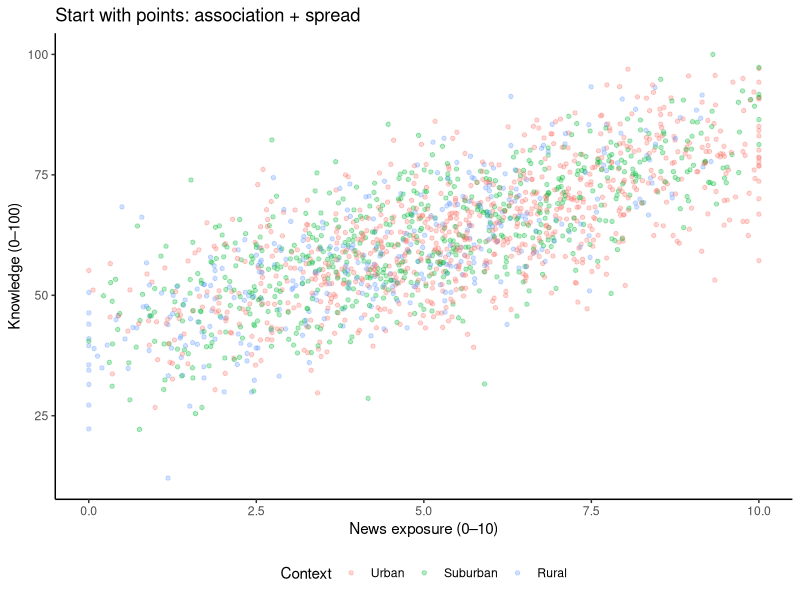
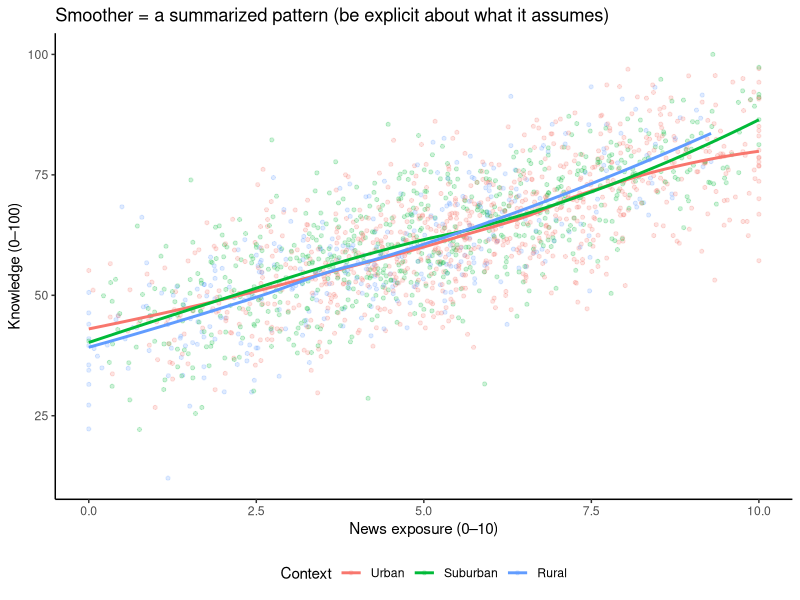
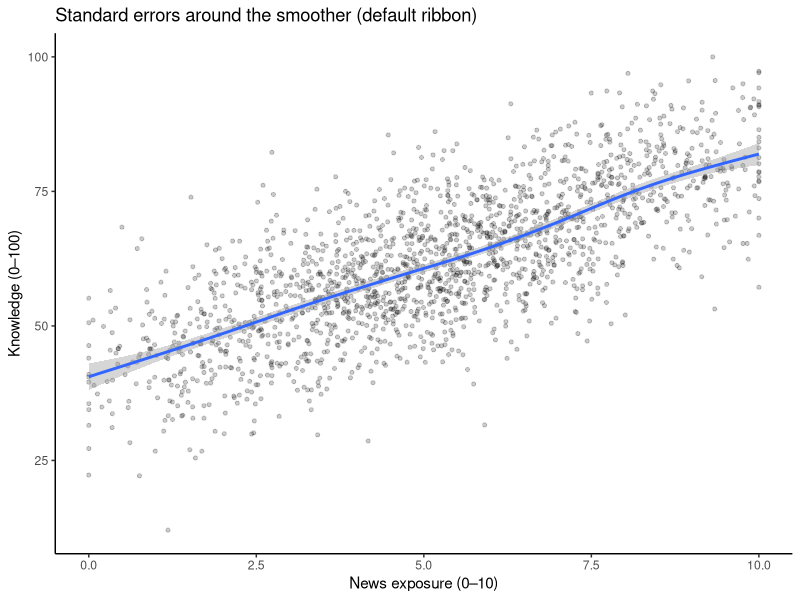
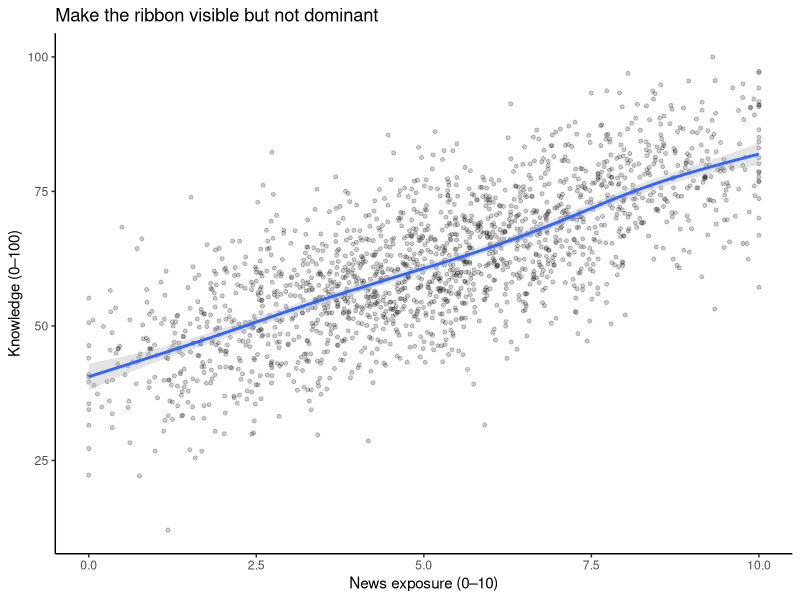
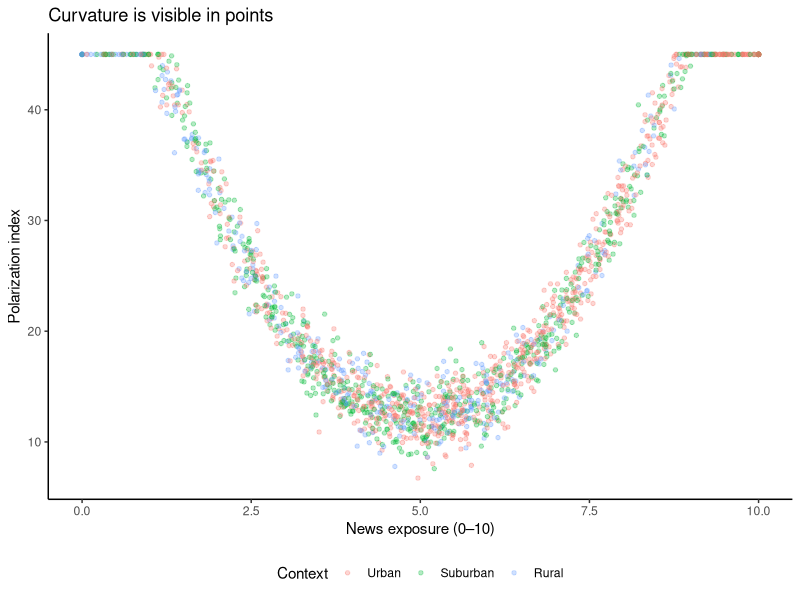
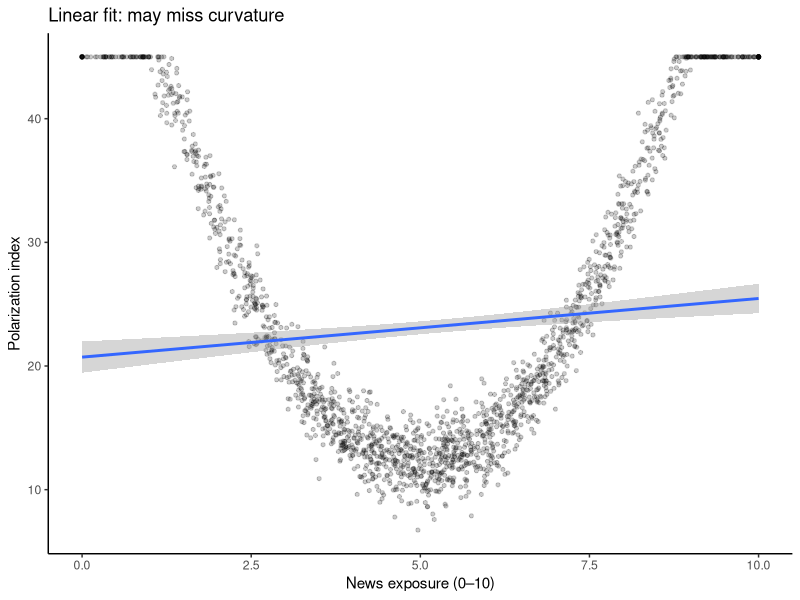
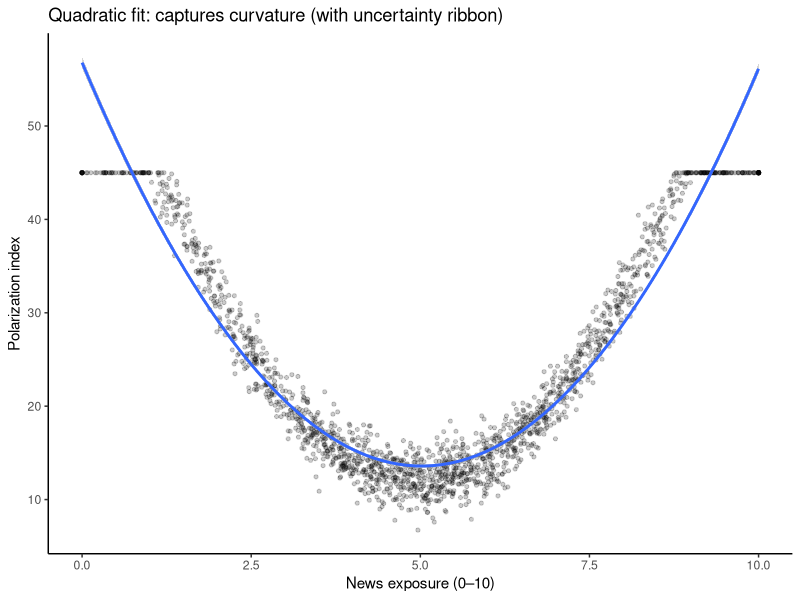
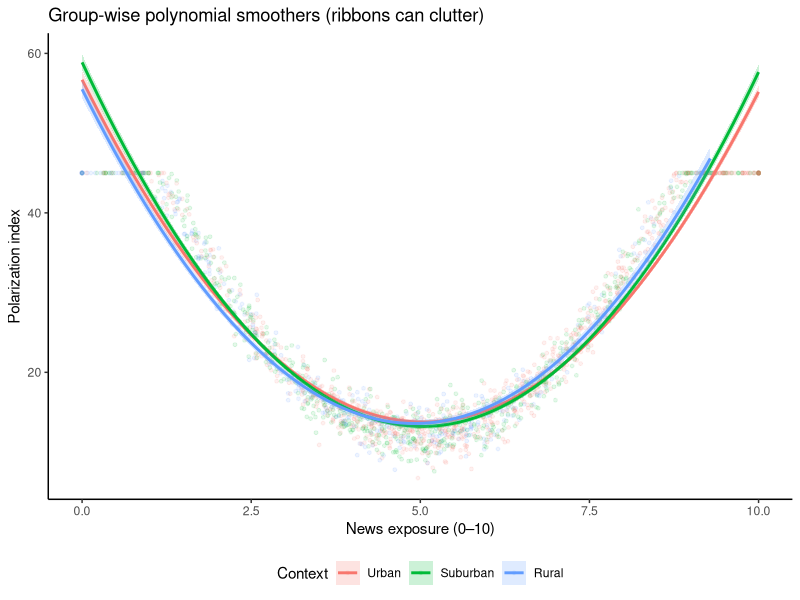

Source code (R) for these figures, in order:
## ---- chunk 1
library(tidyverse)
library(ggplot2)
library(scales)
library(forcats)

set.seed(123)
## ---- chunk 2
df <- tibble(
  id = 1:1800,
  context = sample(
    c("Urban", "Suburban", "Rural"),
    size = 1800,
    replace = TRUE,
    prob = c(0.45, 0.35, 0.20)
  ),
  age = round(rnorm(1800, mean = 40, sd = 12))
) %>%
  mutate(
    context = factor(context, levels = c("Urban", "Suburban", "Rural")),
    age = pmin(pmax(age, 18), 75),
    news = rbeta(1800, 2, 2) * 10 +
      case_when(
        context == "Urban" ~ 0.8,
        context == "Rural" ~ -0.7,
        TRUE ~ 0
      ) +
      rnorm(1800, 0, 0.6),
    news = pmin(pmax(news, 0), 10)
  )
## ---- chunk 3
df <- df %>%
  mutate(
    knowledge = 40 + 4.2 * news + 0.35 * (age - 40) + rnorm(1800, 0, 8),
    knowledge = pmin(pmax(knowledge, 0), 100),
    trust = 4.4 + 0.02 * knowledge - 0.10 * news +
      case_when(context == "Rural" ~ 0.2, TRUE ~ 0) +
      rnorm(1800, 0, 0.6),
    trust = pmin(pmax(trust, 1), 7),
    support = 50 + 0.55 * knowledge - 0.40 * (age - 40) +
      case_when(context == "Rural" ~ -4, TRUE ~ 0) +
      rnorm(1800, 0, 10),
    support = pmin(pmax(support, 0), 100)
  )
## ---- chunk 4
df <- df %>%
  mutate(
    donation = exp(news / 2) * 15 + rlnorm(1800, meanlog = 0, sdlog = 0.25),
    log_donation = log(donation),
    polarization = 12 + 2.2 * (news - 5)^2 + rnorm(1800, 0, 1.8),
    polarization = pmin(pmax(polarization, 0), 45),
    trust_t1 = pmin(pmax(trust + rnorm(1800, 0, 0.4), 1), 7),
    trust_t2 = pmin(pmax(
      trust_t1 +
        0.25 * (context == "Urban") - 0.20 * (context == "Rural") +
        rnorm(1800, 0, 0.35),
      1
    ), 7)
  ) %>%
  select(
    id, context, age, news, knowledge, trust, support,
    donation, log_donation, polarization, trust_t1, trust_t2
  )
## ---- chunk 5
df %>%
  summarise(
    n = n(),
    news_min = min(news),
    news_median = median(news),
    news_max = max(news),
    donation_median = median(donation),
    donation_max = max(donation)
  )
## ---- chunk 6
ggplot(df, aes(x = news, y = knowledge, color = context)) +
  geom_point(alpha = 0.30, size = 1.2) +
  theme_classic() +
  theme(legend.position = "bottom") +
  labs(
    x = "News exposure (0–10)",
    y = "Knowledge (0–100)",
    color = "Context",
    title = "Start with points: association + spread"
  )
## ---- chunk 7
ggplot(df, aes(x = news, y = knowledge, color = context)) +
  geom_point(alpha = 0.20, size = 1.1) +
  geom_smooth(se = FALSE, linewidth = 1.0) +
  theme_classic() +
  theme(legend.position = "bottom") +
  labs(
    x = "News exposure (0–10)",
    y = "Knowledge (0–100)",
    color = "Context",
    title = "Smoother = a summarized pattern (be explicit about what it assumes)"
  )
## ---- chunk 8
ggplot(df, aes(x = news, y = knowledge)) +
  geom_point(alpha = 0.20, size = 1.1) +
  geom_smooth(se = TRUE, linewidth = 1.0) +
  theme_classic() +
  labs(
    x = "News exposure (0–10)",
    y = "Knowledge (0–100)",
    title = "Standard errors around the smoother (default ribbon)"
  )
## ---- chunk 9
ggplot(df, aes(x = news, y = knowledge)) +
  geom_point(alpha = 0.20, size = 1.1) +
  geom_smooth(se = TRUE, linewidth = 1.0, fill = "grey70", alpha = 0.35) +
  theme_classic() +
  labs(x = "News exposure (0–10)",
       y = "Knowledge (0–100)",
       title = "Make the ribbon visible but not dominant")
## ---- chunk 10
ggplot(df, aes(x = news, y = polarization, color = context)) +
  geom_point(alpha = 0.30, size = 1.2) +
  theme_classic() +
  theme(legend.position = "bottom") +
  labs(x = "News exposure (0–10)", y = "Polarization index", color = "Context", title = "Curvature is visible in points")
## ---- chunk 11
ggplot(df, aes(x = news, y = polarization)) +
  geom_point(alpha = 0.20, size = 1.1) +
  geom_smooth(method = "lm", formula = y ~ x, se = TRUE, linewidth = 1.0) +
  theme_classic() +
  labs(x = "News exposure (0–10)", y = "Polarization index", title = "Linear fit: may miss curvature")
## ---- chunk 12
ggplot(df, aes(x = news, y = polarization)) +
  geom_point(alpha = 0.20, size = 1.1) +
  geom_smooth(method = "lm", formula = y ~ poly(x, 2), se = TRUE, linewidth = 1.0) +
  theme_classic() +
  labs(x = "News exposure (0–10)", y = "Polarization index", title = "Quadratic fit: captures curvature (with uncertainty ribbon)")
## ---- chunk 13
ggplot(df, aes(x = news, y = polarization, color = context, fill = context)) +
  geom_point(alpha = 0.10, size = 1.0) +
  geom_smooth(method = "lm", formula = y ~ poly(x, 2), se = TRUE, linewidth = 1.0, alpha = 0.20) +
  theme_classic() +
  theme(legend.position = "bottom") +
  labs(
    x = "News exposure (0–10)",
    y = "Polarization index",
    color = "Context",
    fill = "Context",
    title = "Group-wise polynomial smoothers (ribbons can clutter)"
  )
## ---- chunk 14
cor_summary <- tibble(
  pearson = cor(df$news, df$knowledge, method = "pearson"),
  spearman = cor(df$news, df$knowledge, method = "spearman")
)

cor_summary
